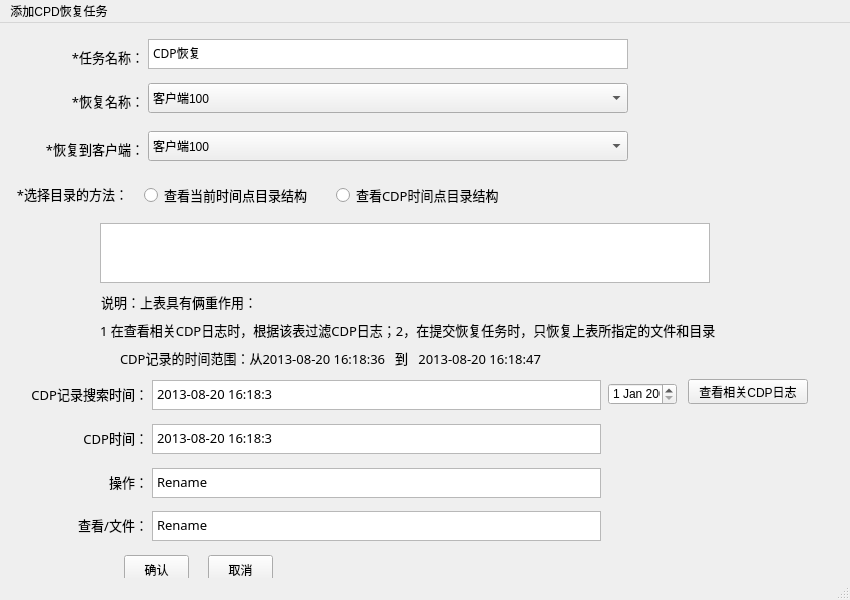
<?xml version="1.0" encoding="UTF-8"?>
<ui version="4.0">
 <class>MainWindow</class>
 <widget class="QMainWindow" name="MainWindow">
  <property name="geometry">
   <rect>
    <x>0</x>
    <y>0</y>
    <width>850</width>
    <height>600</height>
   </rect>
  </property>
  <property name="windowTitle">
   <string>MainWindow</string>
  </property>
  <widget class="QWidget" name="centralwidget">
   <widget class="QLabel" name="label">
    <property name="geometry">
     <rect>
      <x>24</x>
      <y>19</y>
      <width>120</width>
      <height>30</height>
     </rect>
    </property>
    <property name="font">
     <font>
      <family>微软雅黑</family>
      <pointsize>10</pointsize>
     </font>
    </property>
    <property name="layoutDirection">
     <enum>Qt::LeftToRight</enum>
    </property>
    <property name="text">
     <string>*任务名称：</string>
    </property>
    <property name="alignment">
     <set>Qt::AlignRight|Qt::AlignTrailing|Qt::AlignVCenter</set>
    </property>
   </widget>
   <widget class="QLabel" name="label_2">
    <property name="geometry">
     <rect>
      <x>24</x>
      <y>63</y>
      <width>120</width>
      <height>30</height>
     </rect>
    </property>
    <property name="font">
     <font>
      <family>微软雅黑</family>
      <pointsize>10</pointsize>
     </font>
    </property>
    <property name="layoutDirection">
     <enum>Qt::LeftToRight</enum>
    </property>
    <property name="text">
     <string>*恢复名称：</string>
    </property>
    <property name="alignment">
     <set>Qt::AlignRight|Qt::AlignTrailing|Qt::AlignVCenter</set>
    </property>
   </widget>
   <widget class="QTextEdit" name="textEdit">
    <property name="geometry">
     <rect>
      <x>148</x>
      <y>16</y>
      <width>480</width>
      <height>30</height>
     </rect>
    </property>
    <property name="font">
     <font>
      <family>微软雅黑</family>
      <pointsize>10</pointsize>
     </font>
    </property>
    <property name="html">
     <string>&lt;!DOCTYPE HTML PUBLIC &quot;-//W3C//DTD HTML 4.0//EN&quot; &quot;http://www.w3.org/TR/REC-html40/strict.dtd&quot;&gt;
&lt;html&gt;&lt;head&gt;&lt;meta name=&quot;qrichtext&quot; content=&quot;1&quot; /&gt;&lt;style type=&quot;text/css&quot;&gt;
p, li { white-space: pre-wrap; }
&lt;/style&gt;&lt;/head&gt;&lt;body style=&quot; font-family:'微软雅黑'; font-size:10pt; font-weight:400; font-style:normal;&quot;&gt;
&lt;p align=&quot;justify&quot; style=&quot; margin-top:0px; margin-bottom:0px; margin-left:0px; margin-right:0px; -qt-block-indent:0; text-indent:0px;&quot;&gt;&lt;span style=&quot; font-family:'SimSun'; font-size:9pt;&quot;&gt;CDP恢复&lt;/span&gt;&lt;/p&gt;&lt;/body&gt;&lt;/html&gt;</string>
    </property>
   </widget>
   <widget class="QComboBox" name="comboBox">
    <property name="geometry">
     <rect>
      <x>148</x>
      <y>60</y>
      <width>480</width>
      <height>30</height>
     </rect>
    </property>
    <item>
     <property name="text">
      <string>客户端100</string>
     </property>
    </item>
    <item>
     <property name="text">
      <string>客户端107</string>
     </property>
    </item>
    <item>
     <property name="text">
      <string>客户端108</string>
     </property>
    </item>
    <item>
     <property name="text">
      <string>客户端109</string>
     </property>
    </item>
    <item>
     <property name="text">
      <string>客户端110</string>
     </property>
    </item>
    <item>
     <property name="text">
      <string>客户端111</string>
     </property>
    </item>
   </widget>
   <widget class="QPushButton" name="pushButton_2">
    <property name="geometry">
     <rect>
      <x>208</x>
      <y>532</y>
      <width>65</width>
      <height>30</height>
     </rect>
    </property>
    <property name="text">
     <string>取消</string>
    </property>
   </widget>
   <widget class="QPushButton" name="pushButton">
    <property name="geometry">
     <rect>
      <x>124</x>
      <y>532</y>
      <width>65</width>
      <height>30</height>
     </rect>
    </property>
    <property name="text">
     <string>确认</string>
    </property>
   </widget>
   <widget class="QLabel" name="label_3">
    <property name="geometry">
     <rect>
      <x>24</x>
      <y>111</y>
      <width>120</width>
      <height>30</height>
     </rect>
    </property>
    <property name="font">
     <font>
      <family>微软雅黑</family>
      <pointsize>10</pointsize>
     </font>
    </property>
    <property name="layoutDirection">
     <enum>Qt::LeftToRight</enum>
    </property>
    <property name="text">
     <string>*恢复到客户端：</string>
    </property>
    <property name="alignment">
     <set>Qt::AlignRight|Qt::AlignTrailing|Qt::AlignVCenter</set>
    </property>
   </widget>
   <widget class="QComboBox" name="comboBox_2">
    <property name="geometry">
     <rect>
      <x>148</x>
      <y>108</y>
      <width>480</width>
      <height>30</height>
     </rect>
    </property>
    <item>
     <property name="text">
      <string>客户端100</string>
     </property>
    </item>
    <item>
     <property name="text">
      <string>客户端107</string>
     </property>
    </item>
    <item>
     <property name="text">
      <string>客户端108</string>
     </property>
    </item>
    <item>
     <property name="text">
      <string>客户端109</string>
     </property>
    </item>
    <item>
     <property name="text">
      <string>客户端110</string>
     </property>
    </item>
    <item>
     <property name="text">
      <string>客户端111</string>
     </property>
    </item>
   </widget>
   <widget class="QLabel" name="label_4">
    <property name="geometry">
     <rect>
      <x>8</x>
      <y>156</y>
      <width>120</width>
      <height>30</height>
     </rect>
    </property>
    <property name="font">
     <font>
      <family>微软雅黑</family>
      <pointsize>10</pointsize>
     </font>
    </property>
    <property name="layoutDirection">
     <enum>Qt::LeftToRight</enum>
    </property>
    <property name="text">
     <string>*选择目录的方法：</string>
    </property>
    <property name="alignment">
     <set>Qt::AlignRight|Qt::AlignTrailing|Qt::AlignVCenter</set>
    </property>
   </widget>
   <widget class="QRadioButton" name="radioButton">
    <property name="geometry">
     <rect>
      <x>144</x>
      <y>164</y>
      <width>181</width>
      <height>16</height>
     </rect>
    </property>
    <property name="font">
     <font>
      <family>微软雅黑</family>
      <pointsize>10</pointsize>
     </font>
    </property>
    <property name="text">
     <string>查看当前时间点目录结构</string>
    </property>
   </widget>
   <widget class="QRadioButton" name="radioButton_2">
    <property name="geometry">
     <rect>
      <x>336</x>
      <y>164</y>
      <width>181</width>
      <height>16</height>
     </rect>
    </property>
    <property name="font">
     <font>
      <family>微软雅黑</family>
      <pointsize>10</pointsize>
     </font>
    </property>
    <property name="text">
     <string>查看CDP时间点目录结构</string>
    </property>
   </widget>
   <widget class="QTableWidget" name="tableWidget">
    <property name="geometry">
     <rect>
      <x>100</x>
      <y>200</y>
      <width>610</width>
      <height>60</height>
     </rect>
    </property>
   </widget>
   <widget class="QLabel" name="label_5">
    <property name="geometry">
     <rect>
      <x>88</x>
      <y>264</y>
      <width>169</width>
      <height>30</height>
     </rect>
    </property>
    <property name="font">
     <font>
      <family>微软雅黑</family>
      <pointsize>10</pointsize>
     </font>
    </property>
    <property name="layoutDirection">
     <enum>Qt::LeftToRight</enum>
    </property>
    <property name="styleSheet">
     <string notr="true">Qlable{
	color: qlineargradient(spread:pad, x1:0, y1:0, x2:0, y2:1, stop:0 rgba(255, 255, 255, 255), stop:0.495 rgba(255, 255, 255, 255), stop:0.505 rgba(255, 0, 0, 255), stop:1 rgba(255, 0, 0, 255));
rgb(255, 0, 0)
}</string>
    </property>
    <property name="text">
     <string>说明：上表具有俩重作用：</string>
    </property>
    <property name="alignment">
     <set>Qt::AlignRight|Qt::AlignTrailing|Qt::AlignVCenter</set>
    </property>
   </widget>
   <widget class="QLabel" name="label_6">
    <property name="geometry">
     <rect>
      <x>100</x>
      <y>292</y>
      <width>665</width>
      <height>30</height>
     </rect>
    </property>
    <property name="font">
     <font>
      <family>微软雅黑</family>
      <pointsize>10</pointsize>
     </font>
    </property>
    <property name="layoutDirection">
     <enum>Qt::LeftToRight</enum>
    </property>
    <property name="text">
     <string>1 在查看相关CDP日志时，根据该表过滤CDP日志；2，在提交恢复任务时，只恢复上表所指定的文件和目录</string>
    </property>
    <property name="alignment">
     <set>Qt::AlignLeading|Qt::AlignLeft|Qt::AlignVCenter</set>
    </property>
   </widget>
   <widget class="QLabel" name="label_7">
    <property name="geometry">
     <rect>
      <x>120</x>
      <y>320</y>
      <width>665</width>
      <height>30</height>
     </rect>
    </property>
    <property name="font">
     <font>
      <family>微软雅黑</family>
      <pointsize>10</pointsize>
     </font>
    </property>
    <property name="layoutDirection">
     <enum>Qt::LeftToRight</enum>
    </property>
    <property name="text">
     <string>CDP记录的时间范围：从2013-08-20 16:18:36   到   2013-08-20 16:18:47</string>
    </property>
    <property name="alignment">
     <set>Qt::AlignLeading|Qt::AlignLeft|Qt::AlignVCenter</set>
    </property>
   </widget>
   <widget class="QTextEdit" name="textEdit_2">
    <property name="geometry">
     <rect>
      <x>152</x>
      <y>357</y>
      <width>449</width>
      <height>30</height>
     </rect>
    </property>
    <property name="font">
     <font>
      <family>微软雅黑</family>
      <pointsize>10</pointsize>
     </font>
    </property>
    <property name="html">
     <string>&lt;!DOCTYPE HTML PUBLIC &quot;-//W3C//DTD HTML 4.0//EN&quot; &quot;http://www.w3.org/TR/REC-html40/strict.dtd&quot;&gt;
&lt;html&gt;&lt;head&gt;&lt;meta name=&quot;qrichtext&quot; content=&quot;1&quot; /&gt;&lt;style type=&quot;text/css&quot;&gt;
p, li { white-space: pre-wrap; }
&lt;/style&gt;&lt;/head&gt;&lt;body style=&quot; font-family:'微软雅黑'; font-size:10pt; font-weight:400; font-style:normal;&quot;&gt;
&lt;p style=&quot; margin-top:0px; margin-bottom:0px; margin-left:0px; margin-right:0px; -qt-block-indent:0; text-indent:0px;&quot;&gt;2013-08-20 16:18:3&lt;/p&gt;&lt;/body&gt;&lt;/html&gt;</string>
    </property>
   </widget>
   <widget class="QLabel" name="label_8">
    <property name="geometry">
     <rect>
      <x>28</x>
      <y>356</y>
      <width>120</width>
      <height>30</height>
     </rect>
    </property>
    <property name="font">
     <font>
      <family>微软雅黑</family>
      <pointsize>10</pointsize>
     </font>
    </property>
    <property name="layoutDirection">
     <enum>Qt::LeftToRight</enum>
    </property>
    <property name="text">
     <string>CDP记录搜索时间：</string>
    </property>
    <property name="alignment">
     <set>Qt::AlignRight|Qt::AlignTrailing|Qt::AlignVCenter</set>
    </property>
   </widget>
   <widget class="QTextEdit" name="textEdit_3">
    <property name="geometry">
     <rect>
      <x>152</x>
      <y>401</y>
      <width>449</width>
      <height>30</height>
     </rect>
    </property>
    <property name="font">
     <font>
      <family>微软雅黑</family>
      <pointsize>10</pointsize>
     </font>
    </property>
    <property name="html">
     <string>&lt;!DOCTYPE HTML PUBLIC &quot;-//W3C//DTD HTML 4.0//EN&quot; &quot;http://www.w3.org/TR/REC-html40/strict.dtd&quot;&gt;
&lt;html&gt;&lt;head&gt;&lt;meta name=&quot;qrichtext&quot; content=&quot;1&quot; /&gt;&lt;style type=&quot;text/css&quot;&gt;
p, li { white-space: pre-wrap; }
&lt;/style&gt;&lt;/head&gt;&lt;body style=&quot; font-family:'微软雅黑'; font-size:10pt; font-weight:400; font-style:normal;&quot;&gt;
&lt;p style=&quot; margin-top:0px; margin-bottom:0px; margin-left:0px; margin-right:0px; -qt-block-indent:0; text-indent:0px;&quot;&gt;2013-08-20 16:18:3&lt;/p&gt;&lt;/body&gt;&lt;/html&gt;</string>
    </property>
   </widget>
   <widget class="QLabel" name="label_9">
    <property name="geometry">
     <rect>
      <x>28</x>
      <y>400</y>
      <width>120</width>
      <height>30</height>
     </rect>
    </property>
    <property name="font">
     <font>
      <family>微软雅黑</family>
      <pointsize>10</pointsize>
     </font>
    </property>
    <property name="layoutDirection">
     <enum>Qt::LeftToRight</enum>
    </property>
    <property name="text">
     <string>CDP时间：</string>
    </property>
    <property name="alignment">
     <set>Qt::AlignRight|Qt::AlignTrailing|Qt::AlignVCenter</set>
    </property>
   </widget>
   <widget class="QTextEdit" name="textEdit_4">
    <property name="geometry">
     <rect>
      <x>152</x>
      <y>445</y>
      <width>449</width>
      <height>30</height>
     </rect>
    </property>
    <property name="font">
     <font>
      <family>微软雅黑</family>
      <pointsize>10</pointsize>
     </font>
    </property>
    <property name="html">
     <string>&lt;!DOCTYPE HTML PUBLIC &quot;-//W3C//DTD HTML 4.0//EN&quot; &quot;http://www.w3.org/TR/REC-html40/strict.dtd&quot;&gt;
&lt;html&gt;&lt;head&gt;&lt;meta name=&quot;qrichtext&quot; content=&quot;1&quot; /&gt;&lt;style type=&quot;text/css&quot;&gt;
p, li { white-space: pre-wrap; }
&lt;/style&gt;&lt;/head&gt;&lt;body style=&quot; font-family:'微软雅黑'; font-size:10pt; font-weight:400; font-style:normal;&quot;&gt;
&lt;p style=&quot; margin-top:0px; margin-bottom:0px; margin-left:0px; margin-right:0px; -qt-block-indent:0; text-indent:0px;&quot;&gt;Rename&lt;/p&gt;&lt;/body&gt;&lt;/html&gt;</string>
    </property>
   </widget>
   <widget class="QLabel" name="label_10">
    <property name="geometry">
     <rect>
      <x>28</x>
      <y>444</y>
      <width>120</width>
      <height>30</height>
     </rect>
    </property>
    <property name="font">
     <font>
      <family>微软雅黑</family>
      <pointsize>10</pointsize>
     </font>
    </property>
    <property name="layoutDirection">
     <enum>Qt::LeftToRight</enum>
    </property>
    <property name="text">
     <string>操作：</string>
    </property>
    <property name="alignment">
     <set>Qt::AlignRight|Qt::AlignTrailing|Qt::AlignVCenter</set>
    </property>
   </widget>
   <widget class="QLabel" name="label_11">
    <property name="geometry">
     <rect>
      <x>28</x>
      <y>487</y>
      <width>120</width>
      <height>30</height>
     </rect>
    </property>
    <property name="font">
     <font>
      <family>微软雅黑</family>
      <pointsize>10</pointsize>
     </font>
    </property>
    <property name="layoutDirection">
     <enum>Qt::LeftToRight</enum>
    </property>
    <property name="text">
     <string>查看/文件：</string>
    </property>
    <property name="alignment">
     <set>Qt::AlignRight|Qt::AlignTrailing|Qt::AlignVCenter</set>
    </property>
   </widget>
   <widget class="QTextEdit" name="textEdit_5">
    <property name="geometry">
     <rect>
      <x>152</x>
      <y>488</y>
      <width>449</width>
      <height>30</height>
     </rect>
    </property>
    <property name="font">
     <font>
      <family>微软雅黑</family>
      <pointsize>10</pointsize>
     </font>
    </property>
    <property name="html">
     <string>&lt;!DOCTYPE HTML PUBLIC &quot;-//W3C//DTD HTML 4.0//EN&quot; &quot;http://www.w3.org/TR/REC-html40/strict.dtd&quot;&gt;
&lt;html&gt;&lt;head&gt;&lt;meta name=&quot;qrichtext&quot; content=&quot;1&quot; /&gt;&lt;style type=&quot;text/css&quot;&gt;
p, li { white-space: pre-wrap; }
&lt;/style&gt;&lt;/head&gt;&lt;body style=&quot; font-family:'微软雅黑'; font-size:10pt; font-weight:400; font-style:normal;&quot;&gt;
&lt;p style=&quot; margin-top:0px; margin-bottom:0px; margin-left:0px; margin-right:0px; -qt-block-indent:0; text-indent:0px;&quot;&gt;Rename&lt;/p&gt;&lt;/body&gt;&lt;/html&gt;</string>
    </property>
   </widget>
   <widget class="QDateEdit" name="dateEdit">
    <property name="geometry">
     <rect>
      <x>608</x>
      <y>360</y>
      <width>69</width>
      <height>22</height>
     </rect>
    </property>
   </widget>
   <widget class="QPushButton" name="pushButton_3">
    <property name="geometry">
     <rect>
      <x>688</x>
      <y>356</y>
      <width>120</width>
      <height>25</height>
     </rect>
    </property>
    <property name="text">
     <string>查看相关CDP日志</string>
    </property>
   </widget>
  </widget>
  <widget class="QMenuBar" name="menubar">
   <property name="geometry">
    <rect>
     <x>0</x>
     <y>0</y>
     <width>850</width>
     <height>23</height>
    </rect>
   </property>
   <widget class="QMenu" name="menu_CPD">
    <property name="title">
     <string>添加CPD恢复任务</string>
    </property>
   </widget>
   <addaction name="menu_CPD"/>
  </widget>
  <widget class="QStatusBar" name="statusbar"/>
 </widget>
 <resources/>
 <connections/>
</ui>
